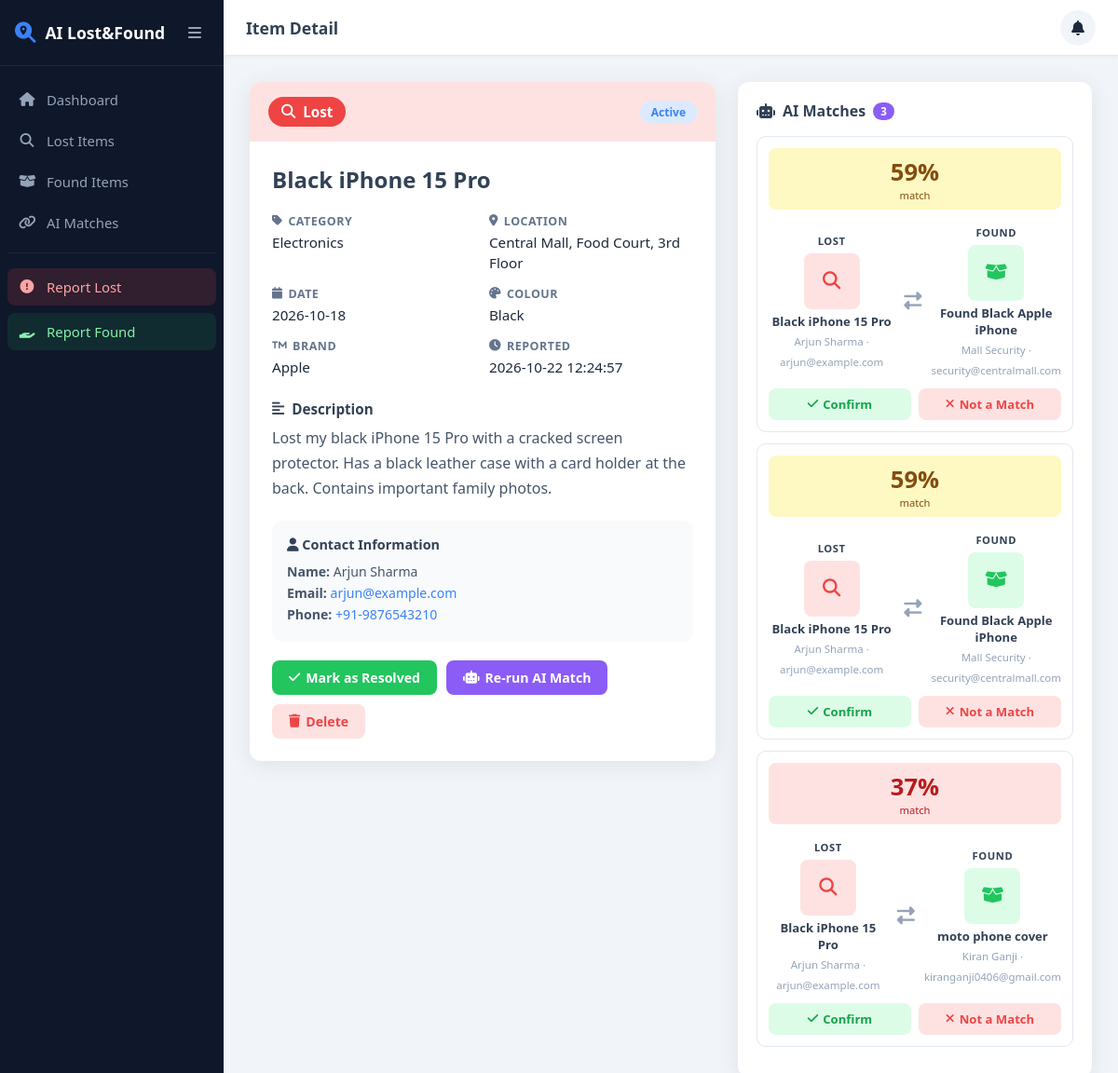
Page /item/1 on the committed database.
### tables this page shows
CREATE TABLE items (
                id          INTEGER PRIMARY KEY AUTOINCREMENT,
                type        TEXT NOT NULL CHECK(type IN ('lost', 'found')),
                title       TEXT NOT NULL,
                description TEXT NOT NULL,
                category    TEXT NOT NULL,
                location    TEXT NOT NULL,
                date_occurred TEXT NOT NULL,
                contact_name  TEXT NOT NULL,
                contact_email TEXT NOT NULL,
                contact_phone TEXT,
                image_path    TEXT,
                color         TEXT,
                brand         TEXT,
                status        TEXT DEFAULT 'active' CHECK(status IN ('active','matched','resolved')),
                created_at    TEXT DEFAULT (datetime('now')),
                updated_at    TEXT DEFAULT (datetime('now'))
            );

CREATE TABLE matches (
                id          INTEGER PRIMARY KEY AUTOINCREMENT,
                lost_id     INTEGER NOT NULL REFERENCES items(id),
                found_id    INTEGER NOT NULL REFERENCES items(id),
                score       REAL NOT NULL,
                status      TEXT DEFAULT 'pending' CHECK(status IN ('pending','confirmed','rejected')),
                created_at  TEXT DEFAULT (datetime('now')),
                UNIQUE(lost_id, found_id)
            );

### main.py (the view)
@app.get("/item/{item_id}", response_class=HTMLResponse)
async def item_detail(request: Request, item_id: int, new: int = 0, matches: int = 0):
    item = db.get_item(item_id)
    if not item:
        raise HTTPException(404, "Item not found")
    item_matches = matcher.get_top_matches(item_id, limit=6)
    return render(request, "item_detail.html", {
        "item": item,
        "matches": item_matches,
        "is_new": new == 1,
        "match_count": matches,
        "score_badge": score_badge,
    })

### templates/item_detail.html (shortened to what this page needs)
{% extends "base.html" %}
{% block page_title %}Item Detail{% endblock %}
{% block content %}
<div class="detail-grid">
  <div class="detail-main">
    <div class="detail-card">
      <div class="detail-header {{ item.type }}">
        <span class="type-badge-lg {{ item.type }}">
          <i class="fas {% if item.type=='lost' %}fa-search{% else %}fa-box-open{% endif %}"></i>
          {{ item.type|title }}
        </span>
        <span class="status-badge {{ item.status }}">{{ item.status|title }}</span>
      </div>
      <div class="detail-body">
        <h1>{{ item.title }}</h1>
        <div class="detail-meta-grid">
          <div class="meta-item">
            <label><i class="fas fa-tag"></i> Category</label>
            <span>{{ item.category }}</span>
          </div>
          <div class="meta-item">
            <label><i class="fas fa-map-marker-alt"></i> Location</label>
            <span>{{ item.location }}</span>
          </div>
          <div class="meta-item">
            <label><i class="fas fa-calendar"></i> Date</label>
            <span>{{ item.date_occurred }}</span>
          </div>
          {% if item.color %}
          <div class="meta-item">
            <label><i class="fas fa-palette"></i> Colour</label>
            <span>{{ item.color }}</span>
          </div>
          {% endif %}
          {% if item.brand %}
          <div class="meta-item">
            <label><i class="fas fa-trademark"></i> Brand</label>
            <span>{{ item.brand }}</span>
          </div>
          {% endif %}
          <div class="meta-item">
            <label><i class="fas fa-clock"></i> Reported</label>
            <span>{{ item.created_at }}</span>
          </div>
        </div>
        <div class="detail-description">
          <h3><i class="fas fa-align-left"></i> Description</h3>
          <p>{{ item.description }}</p>
        </div>
        <div class="contact-box">
          <h3><i class="fas fa-user"></i> Contact Information</h3>
          <p><strong>Name:</strong> {{ item.contact_name }}</p>
          <p><strong>Email:</strong> <a href="mailto:{{ item.contact_email }}">{{ item.contact_email }}</a></p>
          {% if item.contact_phone %}
          <p><strong>Phone:</strong> <a href="tel:{{ item.contact_phone }}">{{ item.contact_phone }}</a></p>
          {% endif %}
        </div>
        <div class="detail-actions">
          {% if item.status == 'active' %}
          <button onclick="resolveItem({{ item.id }})" class="btn-resolve">
            <i class="fas fa-check"></i> Mark as Resolved
          </button>
          {% endif %}
          <button onclick="rematch({{ item.id }})" class="btn-rematch">
            <i class="fas fa-robot"></i> Re-run AI Match
          </button>
          <button onclick="deleteItem({{ item.id }})" class="btn-delete">
            <i class="fas fa-trash"></i> Delete
          </button>
        </div>
      </div>
    </div>
  </div>
  <div class="detail-sidebar">
    <div class="matches-panel">
      <h2><i class="fas fa-robot"></i> AI Matches
        <span class="match-count">{{ matches|length }}</span>
      </h2>
      {% if matches %}
      {% for m in matches %}
      <div class="match-card" id="match-{{ m.id }}">
        <div class="match-score {{ score_badge(m.score) }}">
          {{ (m.score * 100)|int }}%
          <small>match</small>
        </div>
        <div class="match-info">
          <div class="match-side lost">
            <span class="match-label">Lost</span>
            {% if m.lost_image %}
            <img src="/uploads/{{ m.lost_image }}" alt="lost item"/>
            {% else %}
            <div class="match-img-ph lost"><i class="fas fa-search"></i></div>
            {% endif %}
            <p>{{ m.lost_title }}</p>
            <small>{{ m.lost_contact }} · {{ m.lost_email }}</small>
          </div>
          <div class="match-connector">
            <i class="fas fa-exchange-alt"></i>
          </div>
          <div class="match-side found">
            <span class="match-label">Found</span>
            {% if m.found_image %}
            <img src="/uploads/{{ m.found_image }}" alt="found item"/>
            {% else %}
            <div class="match-img-ph found"><i class="fas fa-box-open"></i></div>
            {% endif %}
            <p>{{ m.found_title }}</p>
            <small>{{ m.found_contact }} · {{ m.found_email }}</small>
          </div>
        </div>
        {% if m.status == 'pending' %}
        <div class="match-actions">
          <button onclick="confirmMatch({{ m.id }})" class="btn-confirm">
            <i class="fas fa-check"></i> Confirm
          </button>
          <button onclick="rejectMatch({{ m.id }})" class="btn-reject">
            <i class="fas fa-times"></i> Not a Match
          </button>
        </div>
        {% else %}
        <div class="match-status-badge {{ m.status }}">
          {{ m.status|title }}
        </div>
        {% endif %}
      </div>
      {% endfor %}
      {% endif %}
    </div>
  </div>
</div>
{% endblock %}

### rows in the picture
items: type "Lost", status "Active", title "Black iPhone 15 Pro", category "Electronics", location "Central Mall, Food Court, 3rd Floor", date_occurred "2026-10-18", color "Black", brand "Apple", created_at "2026-10-22 12:24:57", description "Lost my black iPhone 15 Pro with a cracked screen protector. Has a black leather case with a card holder at the back. Contains important family photos.", contact_name "Arjun Sharma", contact_email "arjun@example.com", contact_phone "+91-9876543210"
matches: (m.score*100)|int "59", lost_title "Black iPhone 15 Pro", lost_contact "Arjun Sharma", lost_email "arjun@example.com", found_title "Found Black Apple iPhone", found_contact "Mall Security", found_email "security@centralmall.com"
matches: (m.score*100)|int "59", lost_title "Black iPhone 15 Pro", lost_contact "Arjun Sharma", lost_email "arjun@example.com", found_title "Found Black Apple iPhone", found_contact "Mall Security", found_email "security@centralmall.com"
matches: (m.score*100)|int "37", lost_title "Black iPhone 15 Pro", lost_contact "Arjun Sharma", lost_email "arjun@example.com", found_title "moto phone cover", found_contact "Kiran Ganji", found_email "kiranganji0406@gmail.com"

### other values in the picture
{{ matches|length }} "3"
